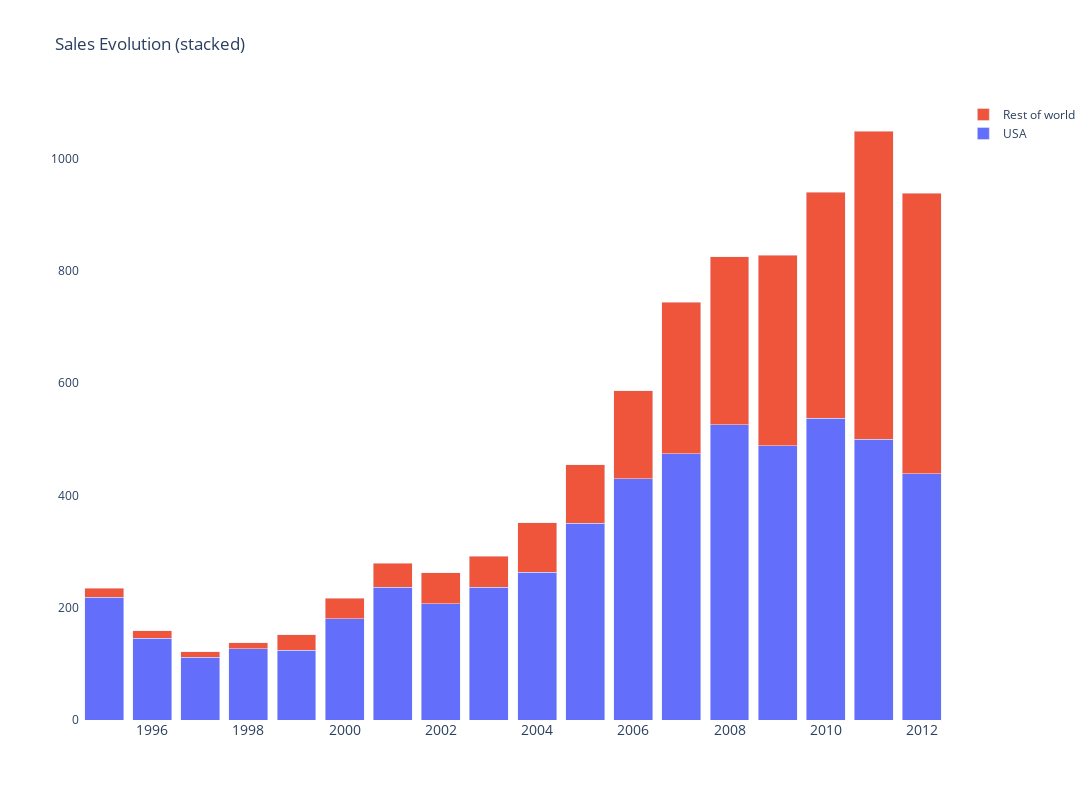

Notebook cell for this chart:
### Markdown cell above
### Create Vertical Barchart stacked

### Code cell
def create_barchart(df, label, groups, value, title):
    fig = go.Figure()
    
    list_groups = df[groups].unique()
    for group in list_groups:
        tmp_df = df[df[groups] == group]
        fig.add_trace(go.Bar(x=tmp_df[label],
                             y=tmp_df[value],
                             name=group))
    fig.update_layout(
        title=title ,
        plot_bgcolor="#ffffff",
        width=1200,
        height=800,
        xaxis_tickfont_size=14,
        legend=dict(
            bgcolor='white',
            bordercolor='white'
        ),
        barmode='stack',
        bargap=0.1, # gap between bars of adjacent location coordinates.
        bargroupgap=0.1 # gap between bars of the same location coordinate.
    )
    config = {'displayModeBar': False}
    fig.show(config=config)
    return df

fig = create_barchart(df, label="LABEL", groups="GROUPS", value="VALUE", title=title)

### Figure 1 — Plotly figure (JSON) as saved in the notebook; plotly's stock layout.template omitted (floating-point values rounded to 4 significant figures)
{"data": [{"name": "USA", "type": "bar", "x": [1995, 1996, 1997, 1998, 1999, 2000, 2001, 2002, 2003, 2004, 2005, 2006, 2007, 2008, 2009, 2010, 2011, 2012], "y": [219, 146, 112, 127, 124, 180, 236, 207, 236, 263, 350, 430, 474, 526, 488, 537, 500, 439]}, {"name": "Rest of world", "type": "bar", "x": [1995, 1996, 1997, 1998, 1999, 2000, 2001, 2002, 2003, 2004, 2005, 2006, 2007, 2008, 2009, 2010, 2011, 2012], "y": [16, 13, 10, 11, 28, 37, 43, 55, 56, 88, 105, 156, 270, 299, 340, 403, 549, 499]}], "layout": {"bargap": 0.1, "bargroupgap": 0.1, "barmode": "stack", "height": 800, "legend": {"bgcolor": "white", "bordercolor": "white"}, "plot_bgcolor": "#ffffff", "title": {"text": "Sales Evolution (stacked)"}, "width": 1200, "xaxis": {"autorange": true, "range": [1994.0, 2012.0], "tickfont": {"size": 14}, "type": "linear"}, "yaxis": {"autorange": true, "range": [0, 1104.0], "type": "linear"}}}
